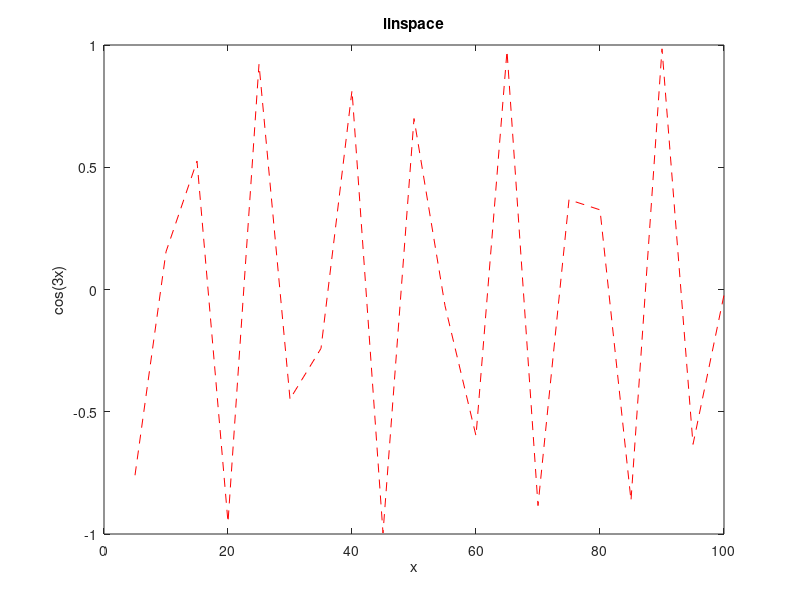

The MATLAB script that drew this image:
%linspace的使用
x=linspace(5,100,20);
y=cos(3*x);
plot(x,y,'--r');
title('linspace');
xlabel('x');
ylabel('cos(3x)');
% 用法：linspace(x1,x2,N)　　
%功能：linspace是Matlab中的一个指令，用于产生x1,x2之间的N点行矢量。其中x1、x2、N分别为起始值、中止值、
% 元素个数。若缺省N，默认点数为100。在matlab的命令窗口下输入help linspace或者doc linspace可以获得该函数的帮助信息